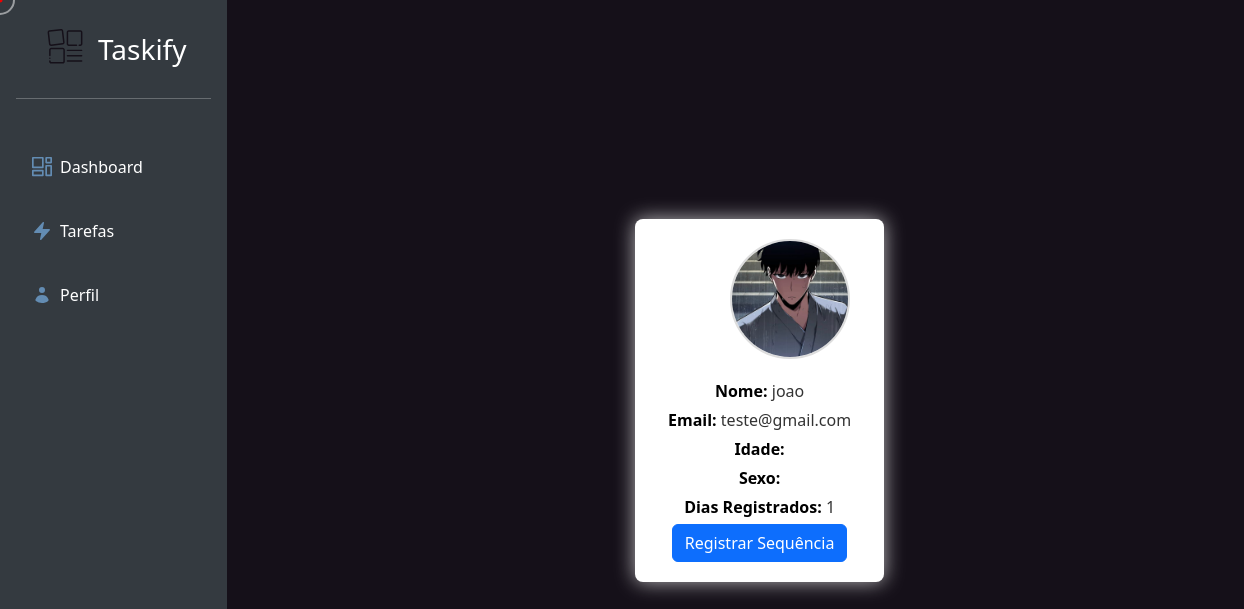
The page /Pages/home.php (signed in) on the database as committed earlier.
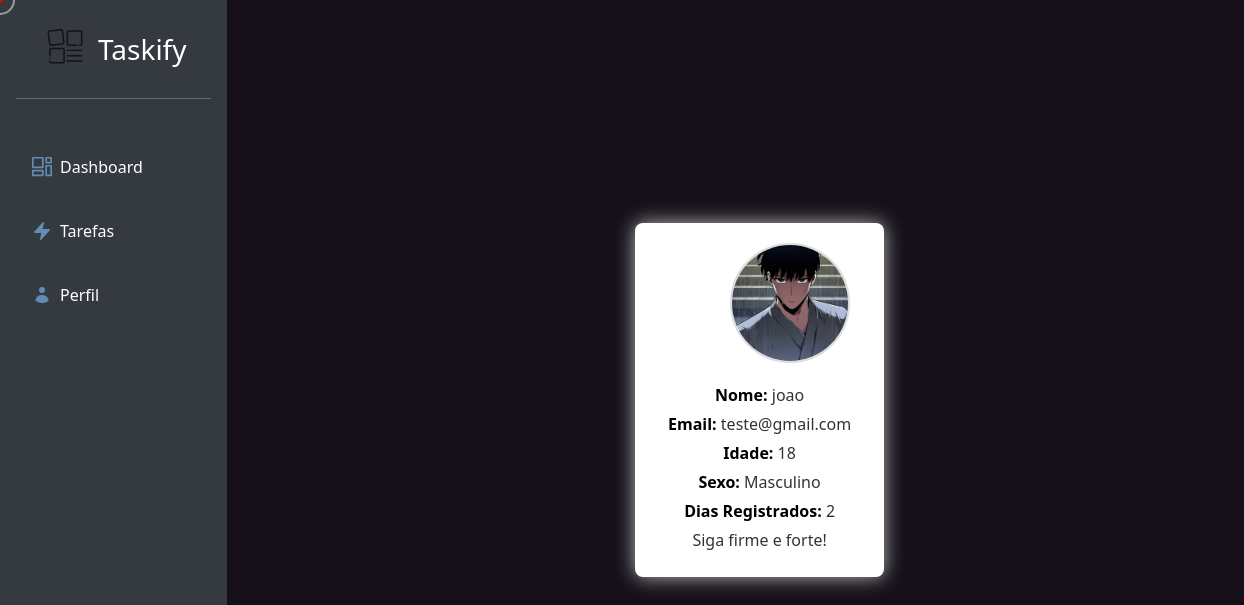
The same page on the database as committed later.
### tables this page shows
CREATE TABLE `usuarios` (
  `id` int(11) NOT NULL,
  `usuario` varchar(50) NOT NULL,
  `email` varchar(100) NOT NULL,
  `senha` varchar(255) NOT NULL,
  `nome` varchar(100) DEFAULT NULL,
  `imagem_perfil` varchar(255) DEFAULT NULL,
  `data_cadastro` timestamp NOT NULL DEFAULT current_timestamp(),
  `idade` int(11) DEFAULT NULL,
  `sexo` enum('Masculino','Feminino','Outro') DEFAULT NULL
);

### Pages/home.php (the view, shortened to what this page needs)
<?php
require_once '../DB/conexao.php';
$userId = $_SESSION['usuario_id'];
$stmt = $pdo->prepare("SELECT nome, email, idade, sexo, imagem_perfil FROM usuarios WHERE id = :id");
$stmt->execute(['id' => $userId]);
$usuario = $stmt->fetch(PDO::FETCH_ASSOC);
$imagemPerfil = $usuario['imagem_perfil'] ? htmlspecialchars($usuario['imagem_perfil']) : '../Assets/default-avatar.png';
$nome = htmlspecialchars($usuario['nome']);
$email = htmlspecialchars($usuario['email']);
$idade = htmlspecialchars($usuario['idade']);
$sexo = htmlspecialchars($usuario['sexo']);
$stmt = $pdo->prepare("SELECT COUNT(*) AS clicks FROM clicks_diarios WHERE usuario_id = :usuario_id AND data = CURDATE()");
$stmt->execute(['usuario_id' => $userId]);
$clickHoje = $stmt->fetchColumn();
$podeClicar = $clickHoje == 0;
$stmt = $pdo->prepare("SELECT COUNT(DISTINCT data) AS dias_registrados FROM clicks_diarios WHERE usuario_id = :usuario_id");
$stmt->execute(['usuario_id' => $userId]);
$diasRegistrados = $stmt->fetchColumn();
?>
<!DOCTYPE html>
<html lang="pt-br">
<head>
    <link rel="stylesheet" href="../Css/stylesHome.css">
    <link rel="stylesheet" href="../Css/stylesProfile.css">
    <link href="https://cdn.jsdelivr.net/npm/bootstrap@5.3.3/dist/css/bootstrap.min.css" rel="stylesheet">
    <link rel="stylesheet" href="https://cdnjs.cloudflare.com/ajax/libs/font-awesome/6.6.0/css/all.min.css">
</head>
<body>
    <div class="main-container">
        <div class="container-fluid">
            <div class="row">
                <div class="col-auto min-vh-100 sidebar px-3 d-flex flex-column">
                    <div class="pt-4 pb-2 px-4">
                        <a href="" class="text-decoration-none text-white d-flex align-items-center">
                            <img src="../Assets/logo.svg" alt="" style="width: 50px; height: 50px;">
                            <span class="fs-3 d-none d-sm-inline ms-2">Taskify</span>
                        </a>
                    </div>
                    <hr class="text-white mb-5">
                    <ul class="nav nav-pills flex-column mb-auto d-flex d-sm-block">
                        <li class="nav-item mb-4 d-flex justify-content-center d-sm-block">
                            <a href="home.php" class="nav-link text-white d-flex align-items-center">
                                <img class="link-icon" src="../Assets/dashboard.svg" alt="">
                                <span class="d-none d-sm-inline">Dashboard</span>
                            </a>
                        </li>
                        <li class="nav-item mb-4 d-flex justify-content-center d-sm-block">
                            <a href="tarefas.php" class="nav-link text-white d-flex align-items-center">
                                <img class="link-icon" src="../Assets/task.svg" alt="">
                                <span class="d-none d-sm-inline">Tarefas</span>
                            </a>
                        </li>
                        <li class="nav-item d-flex justify-content-center d-sm-block">
                            <a href="perfil.php" class="nav-link text-white d-flex align-items-center">
                                <img class="link-icon" src="../Assets/profile.svg" alt="">
                                <span class="d-none d-sm-inline">Perfil</span>
                            </a>
                        </li>
                    </ul>
                </div>
                <div id="dashboard" class="col main-content">
                    <div class="profile-container2">
                        <div class="profile-card2">
                            <div class="profile-header2">
                                <img id="profile-image2" src="<?php echo $imagemPerfil; ?>" alt="Imagem de Perfil">
                            </div>
                            <div class="profile-details">
                                <p><strong>Nome:</strong> <span id="profile-name"><?php echo $nome; ?></span></p>
                                <p><strong>Email:</strong> <?php echo $email; ?></p>
                                <p><strong>Idade:</strong> <?php echo $idade; ?></p>
                                <p><strong>Sexo:</strong> <?php echo $sexo; ?></p>
                                <p><strong>Dias Registrados:</strong> <span id="dias-registrados"><?php echo $diasRegistrados; ?></span></p>
                                <?php if ($podeClicar): ?>
                                    <button id="click-button" class="btn btn-primary">Registrar Sequência</button>
                                <?php else: ?>
                                    <p>Siga firme e forte!</p>
                                <?php endif; ?>
                            </div>
                        </div>
                    </div>
                </div>
            </div>
        </div>
    </div>
</body>
</html>

### Css/stylesHome.css (style rules this page uses)
html, body { margin: 0; padding: 0; background-color: #151019 !important;; z-index: -1; cursor: none; font-family: 'Poppins', sans-serif; }
.container-fluid { display: flex; }
#dashboard { display: flex; z-index: 1; justify-content: center; align-items: center; }
.sidebar { display: flex; background-color: rgba(255, 255, 255, 0.2); backdrop-filter: blur(5px); z-index: 1; cursor: none; }
.link-icon { width: 20px; margin-right: 8px; }
.profile-container2 { display: flex; padding: 20px; justify-content: center; align-items: center; text-align: center; height: 100vh; width: 80vw; }
.profile-card2 { background-color: #ffffff; border-radius: 8px; box-shadow: 0 0 20px rgba(255, 255, 255, 0.7); padding: 20px; width: 20vw; }
.profile-header2 { display: flex; justify-content: flex-start; gap: 20px; margin-bottom: 20px; margin-left: 4vw; align-items: center; }
.profile-header2 img { width: 120px; height: 120px; border-radius: 50%; object-fit: cover; border: 2px solid #ddd; margin-left: 2vw; }

### Css/stylesProfile.css (style rules this page uses)
#profile-name { font-size: 24px; margin: 0; text-align: left; }
.profile-details p { font-size: 16px; color: #333; margin: 5px 0; }
.profile-details strong { color: #000000; }
#profile-email, #profile-name { font-size: 16px; color: #333; }
.sidebar { background-color: #343a40; color: #fff; height: 100vh; position: fixed; top: 0; left: 0; width: 250px; }
.main-content { margin-left: 250px; }

Rows that differ between the two databases and show on the page:
changed usuarios "joao": idade (not shown) → "18"; sexo (not shown) → "Masculino"
Other text that changed with them:
$diasRegistrados: "1" → "2"
text no longer shown: "Registrar Sequência"
text now shown: "Siga firme e forte!"
